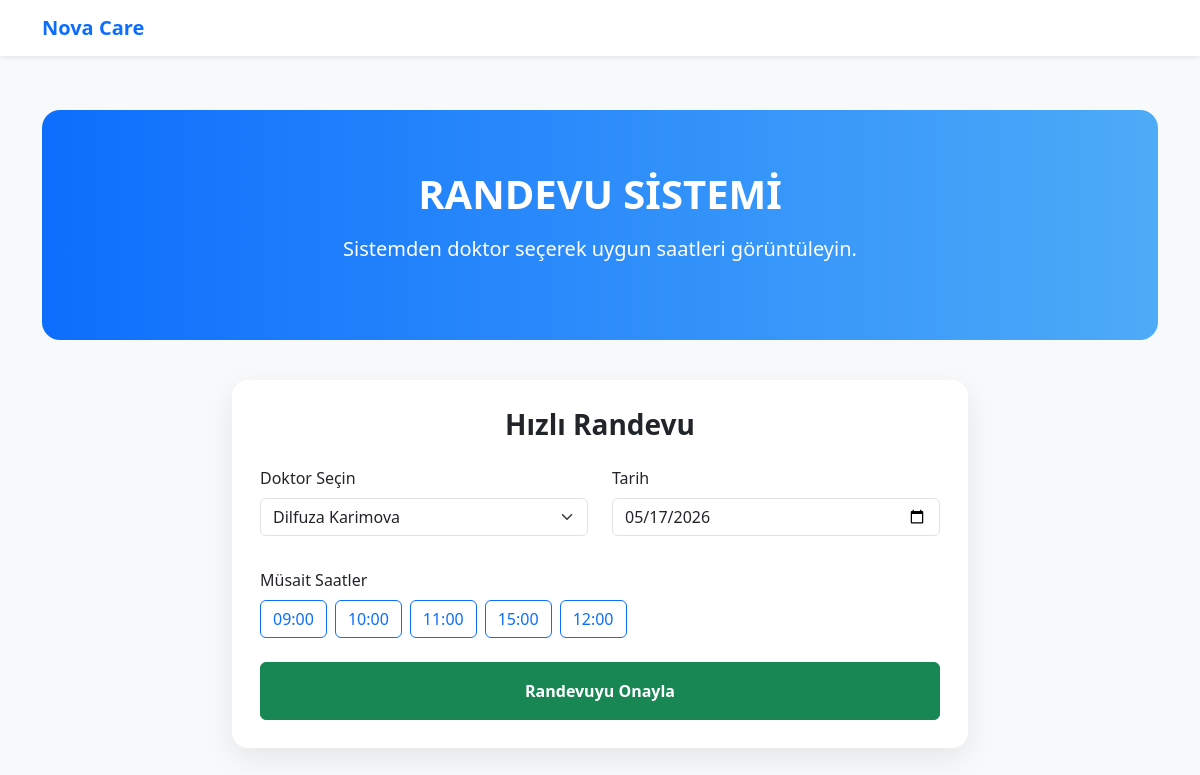
/php/randevu.php?doctor=1, run on the app's committed database.
### tables this page shows
CREATE TABLE IF NOT EXISTS `timeslot` (
	`id`			BIGINT NOT NULL PRIMARY KEY AUTO_INCREMENT,  
	`doctor`		INT NOT NULL,
	`timeslot`		DATETIME NOT NULL,
	`status`		TINYINT NOT NULL,  
	`createdtime`	TIMESTAMP NOT NULL DEFAULT CURRENT_TIMESTAMP(),
	UNIQUE (`doctor`,`timeslot`)
);

### php/randevu.php (the view, shortened to what this page needs)
<?PHP
include('inc_config.php');
$selected_doctor = $_GET['doctor'] ?? null;
?>
<!doctype html>
<html lang="tr">
<head>
  <link href="https://cdn.jsdelivr.net/npm/bootstrap@5.3.3/dist/css/bootstrap.min.css" rel="stylesheet">
</head>
<body>
<nav class="navbar navbar-expand-lg navbar-light bg-white fixed-top shadow-sm">
  <div class="container">
    <a class="navbar-brand fw-bold text-primary" href="index.php">Nova Care</a>
  </div>
</nav>
<div class="container">
  <div class="hero text-center">
    <h1 class="fw-bold">RANDEVU SİSTEMİ</h1>
    <p class="lead mt-3">Sistemden doktor seçerek uygun saatleri görüntüleyin.</p>
  </div>
  <div class="row justify-content-center">
    <div class="col-lg-8">
      <div class="panel">
        <form action="randevu-onay.php" method="post">
          <h3 class="text-center mb-4 fw-bold">Hızlı Randevu</h3>
          <div class="row">
            <div class="col-md-6 mb-3">
              <label class="form-label">Doktor Seçin</label>
              <select name="doctor" class="form-select" onchange="window.location.href='?doctor='+this.value" required>
                <?php
                $docs = $mysqli->query("SELECT * FROM doctor WHERE status=1");
                while($d = $docs->fetch_assoc()){
                    $sel = ($selected_doctor == $d['id']) ? "selected" : "";
                    echo "<option value='{$d['id']}' $sel>{$d['name']}</option>";
                }
                ?>
              </select>
            </div>
            <div class="col-md-6 mb-3">
              <label class="form-label">Tarih</label>
              <input type="date" name="tarih" class="form-control" min="<?=date('Y-m-d');?>" value="<?=date('Y-m-d');?>" required>
            </div>
          </div>
          <label class="form-label mt-3">Müsait Saatler</label>
          <div class="d-flex flex-wrap gap-2">
            <?php
            if($selected_doctor){
                $slots = $mysqli->query("SELECT * FROM timeslot WHERE doctor='$selected_doctor' AND status=1 ORDER BY timeslot ASC");
                if($slots->num_rows > 0){
                    while($s = $slots->fetch_assoc()){
                        $saat = date('H:i', strtotime($s['timeslot']));
                        echo '
                        <input type="radio" class="btn-check" name="timeslot" id="slot'.$s['id'].'" value="'.$saat.'" required>
                        <label class="btn btn-outline-primary" for="slot'.$s['id'].'">'.$saat.'</label>';
                    }
                } else {
                    echo '<p class="text-danger small">Bu doktor için henüz müsait çalışma saati tanımlanmamış.</p>';
                }
            } else {
                echo '<p class="text-muted small">Saatleri görmek için önce doktor seçiniz.</p>';
            }
            ?>
          </div>
          <button type="submit" class="btn btn-success w-100 mt-4 py-3 fw-bold">
            Randevuyu Onayla
          </button>
        </form>
      </div>
    </div>
  </div>
</div>
</body>
</html>

### php/randevu.php (style rules this page uses)
body { padding-top: 110px; background-color: #f8f9fa; }
.hero { background: linear-gradient(90deg, #0d6efd, #4dabf7); color: white; padding: 60px 0; border-radius: 18px; margin-bottom: 40px; }
.panel { background: white; padding: 28px; border-radius: 16px; box-shadow: 0 10px 30px rgba(0,0,0,.08); }

### data on the page
timeslot: timeslot "09:00"
timeslot: timeslot "10:00"
timeslot: timeslot "11:00"
timeslot: timeslot "15:00"
timeslot: timeslot "12:00"

### other printed values
form field doctor "Dilfuza Karimova"
